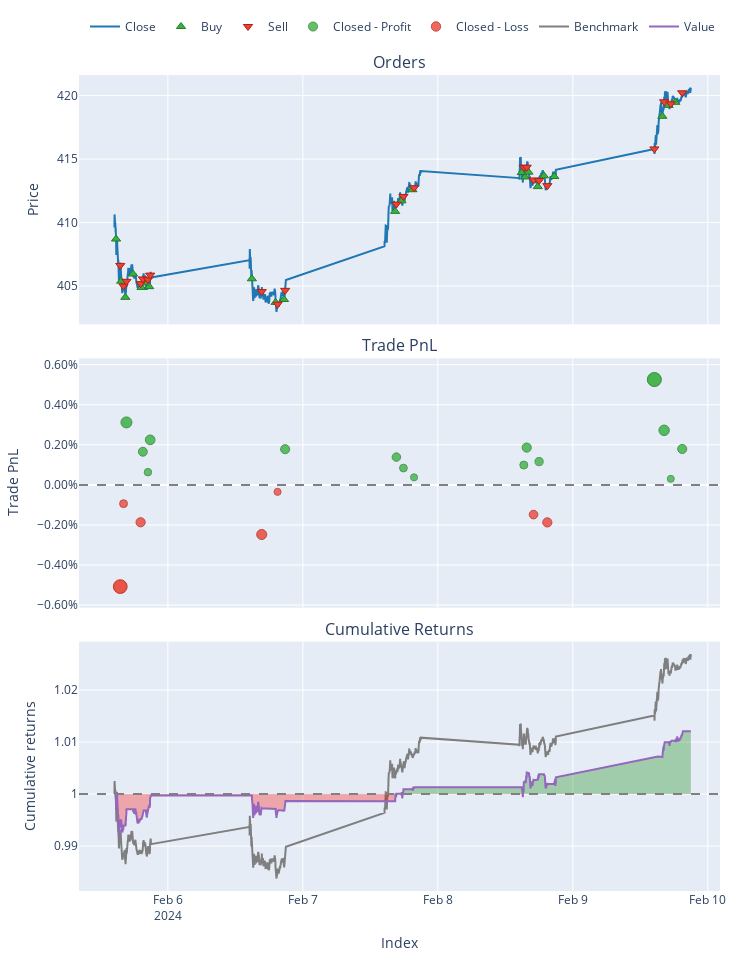

Notebook code for this chart:
### Markdown cell above
### Basic Usage

### Code cell
import vectorbt as vbt 
import datetime 
import numpy as np

# end date 
end_date = datetime.datetime.now()
start_date = end_date - datetime.timedelta(days=7)

# set parameters for RSI
rsi_level_lower = 30
rsi_level_upper = 70


# download data for microsoft
ticker_price = vbt.YFData.download('MSFT', start=start_date, end=end_date,missing_index='drop',interval='1m').get('Close')


# create RSI
rsi = vbt.RSI.run(ticker_price, 14)

# create entries and exits 
entries  = rsi.rsi_crossed_below(rsi_level_lower)
exits = rsi.rsi_crossed_above(rsi_level_upper)

# create portfolio
pf = vbt.Portfolio.from_signals(ticker_price, entries, exits, freq='1m')

# print stats
print(pf.stats())

# show portfolio
pf.plot().show()

### Figure 1 — Plotly figure (JSON) as saved in the notebook; plotly's stock layout.template omitted (floating-point values rounded to 4 significant figures; data arrays with more than 128 entries replaced by an {"elided": "..."} marker saying what was removed)
{"data": [{"legendgroup": "0", "line": {"color": "#1f77b4"}, "name": "Close", "showlegend": true, "type": "scatter", "uid": "a32e122e-71d7-46f8-b9cf-4d354048c81d", "x": {"elided": "1947 str values"}, "xaxis": "x", "y": {"elided": "1947 float values"}, "yaxis": "y"}, {"customdata": [[0, 0.2447, 0], [2, 0.2454, 0], [4, 0.246, 0], [6, 0.2456, 0], [8, 0.2458, 0], [10, 0.246, 0], [12, 0.2463, 0], [14, 0.2465, 0], [16, 0.247, 0], [18, 0.2468, 0], [20, 0.2431, 0], [22, 0.2429, 0], [24, 0.2426, 0], [26, 0.2419, 0], [28, 0.2423, 0], [30, 0.2426, 0], [32, 0.2429, 0], [34, 0.2427, 0], [36, 0.2422, 0], [38, 0.2407, 0], [40, 0.2409, 0], [42, 0.2408, 0]], "hovertemplate": "Order Id: %{customdata[0]}<br>Timestamp: %{x}<br>Price: %{y}<br>Size: %{customdata[1]:.6f}<br>Fees: %{customdata[2]:.6f}", "legendgroup": "1", "marker": {"color": "#37B13F", "line": {"color": "rgb(38,123,44)", "width": 1}, "size": 8, "symbol": "triangle-up"}, "mode": "markers", "name": "Buy", "type": "scatter", "uid": "2b9d2c9e-7c86-4628-b176-40f6ea5b050e", "x": ["2024-02-05T14:47:00+00:00", "2024-02-05T15:42:00+00:00", "2024-02-05T16:26:00+00:00", "2024-02-05T17:48:00+00:00", "2024-02-05T19:18:00+00:00", "2024-02-05T20:06:00+00:00", "2024-02-05T20:41:00+00:00", "2024-02-06T14:56:00+00:00", "2024-02-06T19:09:00+00:00", "2024-02-06T20:39:00+00:00", "2024-02-07T16:24:00+00:00", "2024-02-07T17:32:00+00:00", "2024-02-07T19:29:00+00:00", "2024-02-08T14:55:00+00:00", "2024-02-08T15:31:00+00:00", "2024-02-08T16:07:00+00:00", "2024-02-08T17:46:00+00:00", "2024-02-08T18:52:00+00:00", "2024-02-08T20:42:00+00:00", "2024-02-09T15:55:00+00:00", "2024-02-09T17:02:00+00:00", "2024-02-09T18:14:00+00:00"], "xaxis": "x", "y": [408.7, 405.4, 404.1, 405.9, 404.9, 405.2, 405.0, 405.6, 403.7, 403.9, 410.9, 411.7, 412.6, 413.9, 413.6, 414.0, 412.8, 413.7, 413.6, 418.4, 419.2, 419.5], "yaxis": "y"}, {"customdata": [[1, 0.2447, 0], [3, 0.2454, 0], [5, 0.246, 0], [7, 0.2456, 0], [9, 0.2458, 0], [11, 0.246, 0], [13, 0.2463, 0], [15, 0.2465, 0], [17, 0.247, 0], [19, 0.2468, 0], [21, 0.2431, 0], [23, 0.2429, 0], [25, 0.2426, 0], [27, 0.2419, 0], [29, 0.2423, 0], [31, 0.2426, 0], [33, 0.2429, 0], [35, 0.2427, 0], [37, 0.2422, 0], [39, 0.2407, 0], [41, 0.2409, 0], [43, 0.2408, 0]], "hovertemplate": "Order Id: %{customdata[0]}<br>Timestamp: %{x}<br>Price: %{y}<br>Size: %{customdata[1]:.6f}<br>Fees: %{customdata[2]:.6f}", "legendgroup": "2", "marker": {"color": "#EA4335", "line": {"color": "rgb(181,31,18)", "width": 1}, "size": 8, "symbol": "triangle-down"}, "mode": "markers", "name": "Sell", "type": "scatter", "uid": "5749bcdd-2378-4c92-a534-649ce002f237", "x": ["2024-02-05T15:32:00+00:00", "2024-02-05T16:07:00+00:00", "2024-02-05T16:38:00+00:00", "2024-02-05T19:09:00+00:00", "2024-02-05T19:33:00+00:00", "2024-02-05T20:27:00+00:00", "2024-02-05T20:51:00+00:00", "2024-02-06T16:41:00+00:00", "2024-02-06T19:30:00+00:00", "2024-02-06T20:51:00+00:00", "2024-02-07T16:38:00+00:00", "2024-02-07T17:53:00+00:00", "2024-02-07T19:46:00+00:00", "2024-02-08T15:17:00+00:00", "2024-02-08T15:48:00+00:00", "2024-02-08T17:01:00+00:00", "2024-02-08T18:00:00+00:00", "2024-02-08T19:28:00+00:00", "2024-02-09T14:30:00+00:00", "2024-02-09T16:14:00+00:00", "2024-02-09T17:25:00+00:00", "2024-02-09T19:27:00+00:00"], "xaxis": "x", "y": [406.6, 405, 405.4, 405.2, 405.6, 405.5, 405.9, 404.6, 403.6, 404.7, 411.4, 412.1, 412.7, 414.4, 414.4, 413.4, 413.3, 412.9, 415.8, 419.5, 419.4, 420.2], "yaxis": "y"}, {"customdata": [[2, 2, 0.3099, 0.003118], [4, 4, 0.1647, 0.001655], [5, 5, 0.06329, 0.0006349], [6, 6, 0.2242, 0.002247], [9, 9, 0.1777, 0.001782], [10, 10, 0.1385, 0.001387], [11, 11, 0.08405, 0.0008404], [12, 12, 0.0376, 0.0003757], [13, 13, 0.09918, 0.0009905], [14, 14, 0.1866, 0.001862], [16, 16, 0.1166, 0.001163], [18, 18, 0.5269, 0.005259], [19, 19, 0.2745, 0.002725], [20, 20, 0.0304, 0.000301], [21, 21, 0.1811, 0.001793]], "hovertemplate": "Exit Trade Id: %{customdata[0]}<br>Position Id: %{customdata[1]}<br>Exit Timestamp: %{x}<br>PnL: %{customdata[2]:.6f}<br>Return: %{customdata[3]:.2%}", "legendgroup": "3", "marker": {"color": "#37B13F", "line": {"color": "rgb(38,123,44)", "width": 1}, "opacity": [0.8352, 0.791, 0.7601, 0.8089, 0.7948, 0.7829, 0.7663, 0.7523, 0.7709, 0.7972, 0.7761, 0.9, 0.8233, 0.75, 0.7951], "size": [10.98, 8.911, 7.471, 9.748, 9.092, 8.533, 7.762, 7.105, 7.974, 9.204, 8.217, 14, 10.42, 7, 9.106], "symbol": "circle"}, "mode": "markers", "name": "Closed - Profit", "type": "scatter", "uid": "07e21995-ec35-4355-8297-54dc3228026c", "x": ["2024-02-05T16:38:00+00:00", "2024-02-05T19:33:00+00:00", "2024-02-05T20:27:00+00:00", "2024-02-05T20:51:00+00:00", "2024-02-06T20:51:00+00:00", "2024-02-07T16:38:00+00:00", "2024-02-07T17:53:00+00:00", "2024-02-07T19:46:00+00:00", "2024-02-08T15:17:00+00:00", "2024-02-08T15:48:00+00:00", "2024-02-08T18:00:00+00:00", "2024-02-09T14:30:00+00:00", "2024-02-09T16:14:00+00:00", "2024-02-09T17:25:00+00:00", "2024-02-09T19:27:00+00:00"], "xaxis": "x2", "y": [0.003118, 0.001655, 0.0006349, 0.002247, 0.001782, 0.001387, 0.0008404, 0.0003757, 0.0009905, 0.001862, 0.001163, 0.005259, 0.002725, 0.000301, 0.001793], "yaxis": "y2"}, {"customdata": [[0, 0, -0.5079, -0.005079], [1, 1, -0.09326, -0.0009374], [3, 3, -0.1862, -0.001867], [7, 7, -0.2477, -0.002478], [8, 8, -0.03483, -0.0003492], [15, 15, -0.1488, -0.001482], [17, 17, -0.1881, -0.001873]], "hovertemplate": "Exit Trade Id: %{customdata[0]}<br>Position Id: %{customdata[1]}<br>Exit Timestamp: %{x}<br>PnL: %{customdata[2]:.6f}<br>Return: %{customdata[3]:.2%}", "legendgroup": "4", "marker": {"color": "#EA4335", "line": {"color": "rgb(181,31,18)", "width": 1}, "opacity": [0.8946, 0.7693, 0.7974, 0.8159, 0.7515, 0.7857, 0.7976], "size": [13.75, 7.899, 9.211, 10.07, 7.068, 8.668, 9.22], "symbol": "circle"}, "mode": "markers", "name": "Closed - Loss", "type": "scatter", "uid": "6cbf50fc-28b4-411b-941b-4c70547b4696", "x": ["2024-02-05T15:32:00+00:00", "2024-02-05T16:07:00+00:00", "2024-02-05T19:09:00+00:00", "2024-02-06T16:41:00+00:00", "2024-02-06T19:30:00+00:00", "2024-02-08T17:01:00+00:00", "2024-02-08T19:28:00+00:00"], "xaxis": "x2", "y": [-0.005079, -0.0009374, -0.001867, -0.002478, -0.0003492, -0.001482, -0.001873], "yaxis": "y2"}, {"legendgroup": "5", "line": {"color": "#7f7f7f"}, "name": "Benchmark", "showlegend": true, "type": "scatter", "uid": "c900d6ac-4cb7-4cb9-88f4-559f10fc4d4f", "x": {"elided": "1947 str values"}, "xaxis": "x3", "y": {"elided": "1947 float values"}, "yaxis": "y3"}, {"hoverinfo": "skip", "legendgroup": "6", "line": {"color": "rgba(0, 0, 0, 0)", "width": 0}, "opacity": 0, "showlegend": false, "type": "scatter", "uid": "5b3cffb8-83c7-440b-8850-c8e484dcf18b", "x": {"elided": "1947 str values"}, "xaxis": "x3", "y": {"elided": "1947 int values"}, "yaxis": "y3"}, {"connectgaps": false, "fill": "tonexty", "fillcolor": "rgba(0, 128, 0, 0.3)", "hoverinfo": "skip", "legendgroup": "6", "line": {"color": "rgba(0, 0, 0, 0)", "width": 0}, "opacity": 0, "showlegend": false, "type": "scatter", "uid": "e7244040-9977-4cac-8225-83f37627d020", "x": {"elided": "1947 str values"}, "xaxis": "x3", "y": {"elided": "1947 float values"}, "yaxis": "y3"}, {"hoverinfo": "skip", "legendgroup": "6", "line": {"color": "rgba(0, 0, 0, 0)", "width": 0}, "opacity": 0, "showlegend": false, "type": "scatter", "uid": "80e21e62-7a63-4dfe-9d31-3e467bf4473a", "x": {"elided": "1947 str values"}, "xaxis": "x3", "y": {"elided": "1947 int values"}, "yaxis": "y3"}, {"connectgaps": false, "fill": "tonexty", "fillcolor": "rgba(255, 0, 0, 0.3)", "hoverinfo": "skip", "legendgroup": "6", "line": {"color": "rgba(0, 0, 0, 0)", "width": 0}, "opacity": 0, "showlegend": false, "type": "scatter", "uid": "62fe1def-da07-4d4a-928f-64b5a90eb69a", "x": {"elided": "1947 str values"}, "xaxis": "x3", "y": {"elided": "1947 float values"}, "yaxis": "y3"}, {"legendgroup": "7", "line": {"color": "#9467bd"}, "name": "Value", "showlegend": true, "type": "scatter", "uid": "c9c9d8f0-51c0-4826-bdcc-a819e588f854", "x": {"elided": "1947 str values"}, "xaxis": "x3", "y": {"elided": "1947 float values"}, "yaxis": "y3"}, {"hoverinfo": "skip", "legendgroup": "6", "line": {"color": "rgba(0, 0, 0, 0)", "width": 0}, "opacity": 0, "showlegend": false, "type": "scatter", "uid": "c4d74606-d0fc-4dc1-9ea9-975aef364f88", "x": {"elided": "1947 str values"}, "xaxis": "x3", "y": {"elided": "1947 int values"}, "yaxis": "y3"}], "layout": {"annotations": [{"font": {"size": 16}, "showarrow": false, "text": "Orders", "x": 0.5, "xanchor": "center", "xref": "paper", "y": 1, "yanchor": "bottom", "yref": "paper"}, {"font": {"size": 16}, "showarrow": false, "text": "Trade PnL", "x": 0.5, "xanchor": "center", "xref": "paper", "y": 0.6528, "yanchor": "bottom", "yref": "paper"}, {"font": {"size": 16}, "showarrow": false, "text": "Cumulative Returns", "x": 0.5, "xanchor": "center", "xref": "paper", "y": 0.3056, "yanchor": "bottom", "yref": "paper"}], "height": 960, "legend": {"orientation": "h", "traceorder": "normal", "x": 1, "xanchor": "right", "y": 1.042, "yanchor": "bottom"}, "margin": {"b": 30, "l": 30, "r": 30, "t": 30}, "shapes": [{"line": {"color": "gray", "dash": "dash"}, "type": "line", "x0": 0, "x1": 1, "xref": "paper", "y0": 0, "y1": 0, "yref": "y2"}, {"line": {"color": "gray", "dash": "dash"}, "type": "line", "x0": 0, "x1": 1, "xref": "paper", "y0": 1, "y1": 1, "yref": "y3"}], "showlegend": true, "width": 750, "xaxis": {"anchor": "y", "domain": [0, 1], "matches": "x3", "showticklabels": false}, "xaxis2": {"anchor": "y2", "domain": [0, 1], "matches": "x3", "showticklabels": false}, "xaxis3": {"anchor": "y3", "domain": [0, 1], "title": {"text": "Index"}}, "yaxis": {"anchor": "x", "domain": [0.6944, 1], "title": {"text": "Price"}}, "yaxis2": {"anchor": "x2", "domain": [0.3472, 0.6528], "tickformat": ".2%", "title": {"text": "Trade PnL"}}, "yaxis3": {"anchor": "x3", "domain": [0, 0.3056], "title": {"text": "Cumulative returns"}}}}
